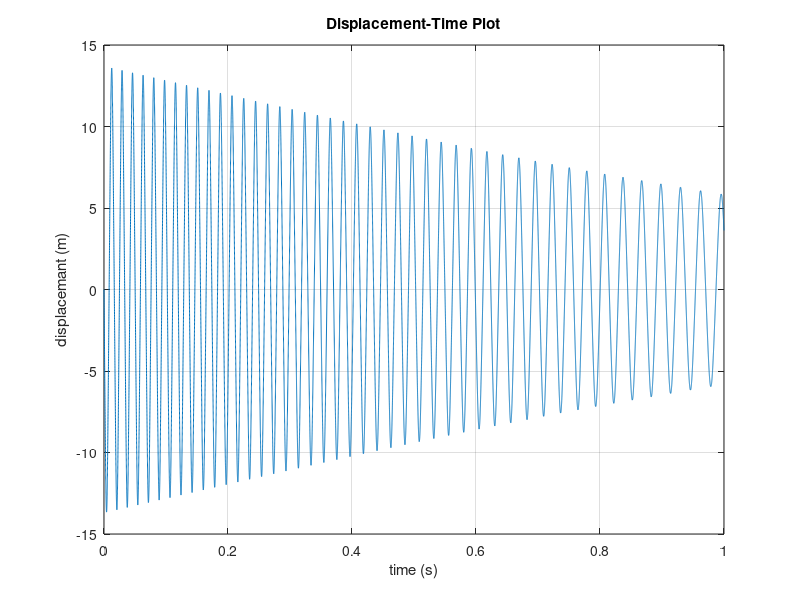
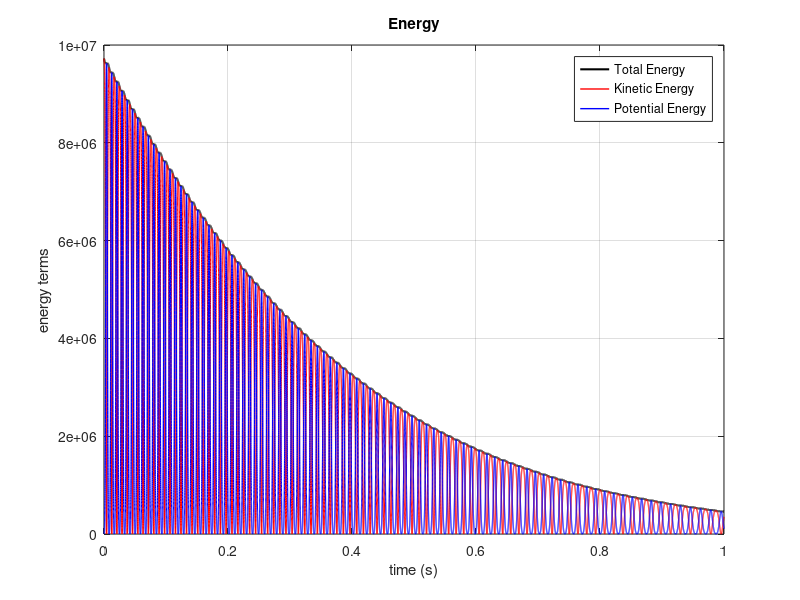
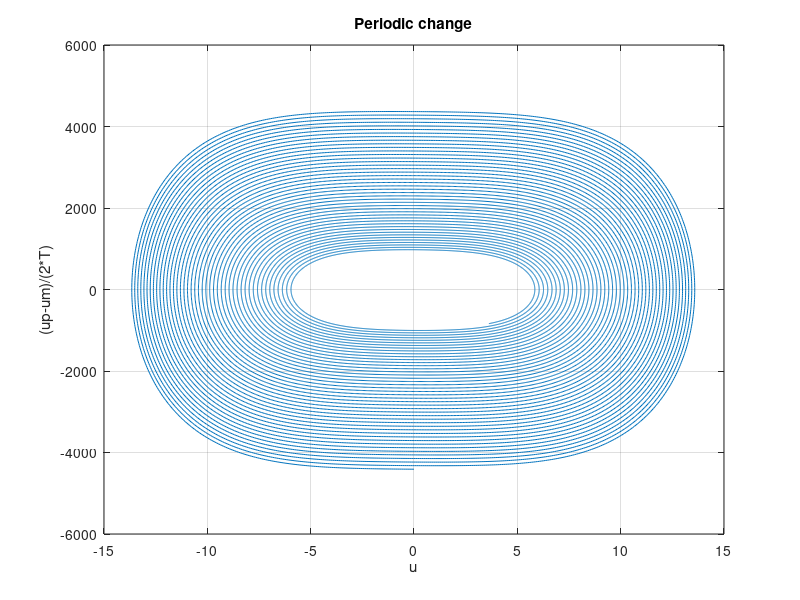
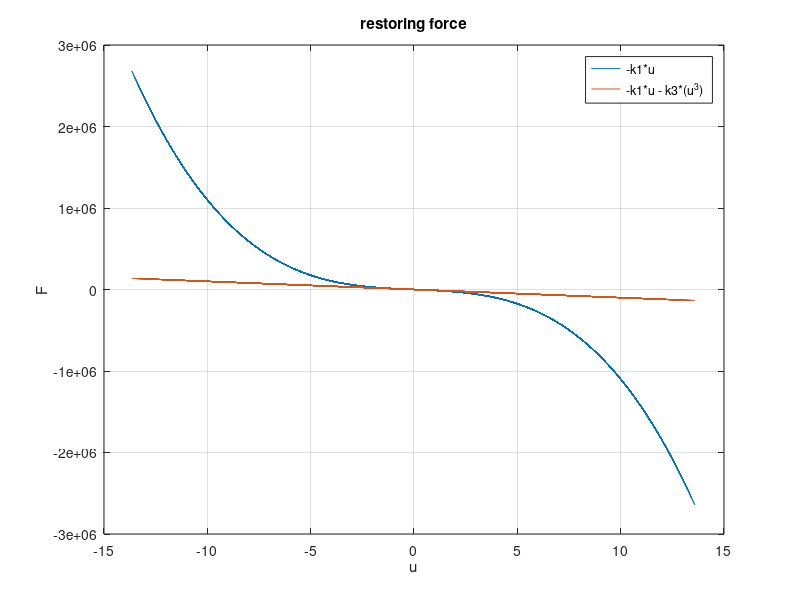

MATLAB code for these plots, in order:
% Duffing Oscillator 2

clear;

fs = 44100; % sample rate (Hz)
T = 1/fs; % time period (s)
dur = 1; % duration of signal (s)
Ns = floor(dur*fs); % number of samples
t = (0:Ns-1)*T; % time vector

m = 1; % mass (kg)
k1 = 1e4; % linear stiffness
k3 = 1e3; % non-liniarity in the restoring force
r = 3; % damping coefficient, r>0 yields chaos
gamma = 100; % amplitude of periodic driving force
omega = 2*pi*30; % angular frequency
F = gamma*cos(omega*t);

omega0 = sqrt(k1/m); % natural frequency (rad/sec)
alpha = r/(2*m); % decay rate
omegar = sqrt((omega0)^2 - (alpha)^2); % resonance frequency
R = exp(-alpha*T);
xi = (T^2)/m;
a = (1 - 2*R*cos(omegar*T) + (R^2))/(1+ 2*R*cos(omegar*T) + (R^2));
b = (2*(1-(R^2)))/(1 + 2*R*cos(omegar*T) + (R^2));

um = 0.1; % u(n-1)
u = 0; % u(n)
up = 0; % u(n+1)

psim = 0; % psi(n-1)
psi = 0; % psi(n)
psip = 0; % psi(n+1)

g = 0;

out = zeros(1,Ns); % output vector
out2 = zeros(1,Ns); % output vector
out3 = zeros(1,Ns);
out4 = zeros(1,Ns);

KE = zeros(1,Ns); % kinetic energy
PE = zeros(1,Ns); % potential energy

for n=1:(Ns)
    
    g = sqrt(2*k3)*u;
    up = (2*(1-a)*u - (1+a-b)*um + xi*(F(n)+(0.25*g*um-psim)*g)) / (1 + a + 0.25*(g^2)*xi + b);
    psip = psim + g*(up-um);
    
    KE(n) = 0.5*m*(((up-u)/T)^2);
    PE(n) = 0.125*k1*(up+u)^2+0.125*(psip+psi)^2;
    
    out(n) = u;
    out2(n) = (up-um)/(2*T);
    out3(n) = -k1*u;
    out4(n) = -k1*u - k3*(u^3);
    
    um = u;
    u = up;   
    psim = psi;
    psi = psip;
    
end

TE = PE + KE; % calculate total energy

soundsc(out,fs);

% displacement-time plot
figure(1);
clf;
plot(t,out);
xlabel('time (s)');
ylabel('displacemant (m)');
title('Displacement-Time Plot');
grid;

% energy terms plot
figure(2);
clf;
plot(t,TE,'k-','Linewidth',1.5);
hold on;
plot(t,KE,'r-','Linewidth',1.0);
plot(t,PE,'b-','Linewidth',1.0);
hold off;
xlabel('time (s)');
ylabel('energy terms');
title('Energy');
grid;
legend('Total Energy','Kinetic Energy','Potential Energy','Location','northeast');

% Periodic change
figure(3);
clf;
plot(out,out2);
xlabel('u');
ylabel('(up-um)/(2*T)');
title('Periodic change');
grid;

% restoring force
figure(4);
clf;
plot(out,out4);
hold on;
plot(out,out3);
hold off;
xlabel('u');
ylabel('F');
title('restoring force');
grid;
legend('-k1*u','-k1*u - k3*(u^3)','Location','northeast');